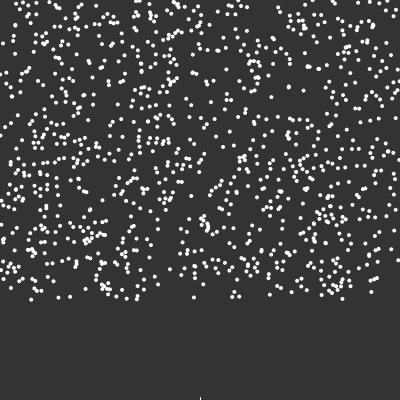
Frame 1 (no input)
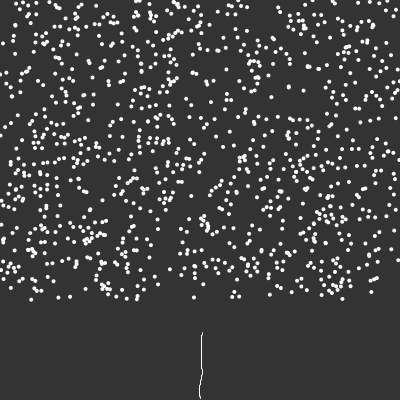
Frame 60 (the mouse pressed at the canvas centre just before this capture)
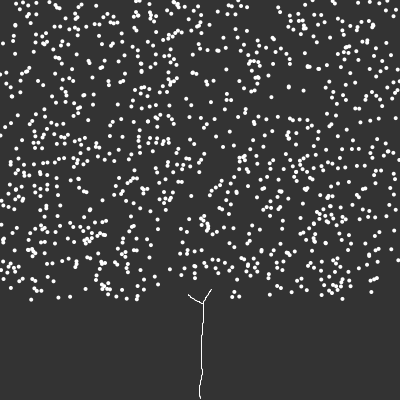
Frame 120 (the mouse held since frame 60 and released just before this capture)

The Processing sketch that drew these frames (run headless with seeded random() and noise(); from frame 60 on, the mouse is pressed at the canvas centre):

// Processing sketch: Fractal_Trees_SpaceColonization
// ── Fractal_Trees_SpaceColonization.pde
// Coding Train
// Coding Challenge 17 - Fractal Trees - Space Colonization
// https://www.youtube.com/watch?v=kKT0v3qhIQY&list=PLRqwX-V7Uu6ZiZxtDDRCi6uhfTH4FilpH&index=20

// Again javascript, recoding in Java

Tree t;
int max_dist = 100;
int min_dist = 10;

void setup(){
  size(400,400);

  t = new Tree();
}

void draw(){
  background(51);

  t.show();
  t.grow();
}
// ── Branch.pde
class Branch {
  public Branch parent;
  public PVector pos;
  public PVector dir;
  public int count;
  
  Branch(Branch _parent, PVector _pos, PVector _dir){
    pos = _pos;
    dir = _dir;
    parent = _parent;
    count = 0;
  }
  
  public Branch next(){
    Branch nextBranch = new Branch(this,
                                   PVector.add(pos, dir),
                                   dir.copy());
    return nextBranch;
  }

  public void show(){
    stroke(255);
    if (parent != null){
      line(pos.x, pos.y, parent.pos.x, parent.pos.y);
    }
  }
}
// ── Leaf.pde
class Leaf{
  public PVector pos;
  public Boolean reached;
  
  Leaf(){
    pos = new PVector(random(width), random(height-100));
    reached = false;
  }
  
  public void show(){
    fill(255);
    noStroke();
    ellipse(pos.x, pos.y, 4, 4);
  }
}
// ── Tree.pde
class Tree{
  public ArrayList<Leaf> leaves;
  public ArrayList<Branch> branches;
  
  Tree(){
    leaves = new ArrayList<Leaf>();
    
    for (int i = 0; i < 1000; i++){
      leaves.add(new Leaf());
    }

    Branch root = new Branch(null,
                             new PVector(width/2,height), 
                             new PVector(0, -1));
    branches = new ArrayList<Branch>();
    branches.add(root);
    
    
    Branch current = root;
    Boolean found = false;
    while (!found){
      for (Leaf l : leaves){
        float d = PVector.dist(current.pos, l.pos);
        if (d < max_dist){
          found = true;
        }
      }
      if (!found){
        Branch b = current.next();
        current = b;
        branches.add(current);
      }
    }
  }

  public void grow(){
    for (Leaf l : leaves){
      Branch closestBranch = null;
      float record = 100000;
      for (Branch b : branches){
         float dist = PVector.dist(l.pos, b.pos);
         if (dist < min_dist){
           l.reached = true;
           closestBranch = null;
           break;
         } else if (dist > max_dist){
           // do nothing
         } else if (closestBranch == null || dist < record){
           closestBranch = b;
           record = dist;
         }
      }
      
      if (closestBranch != null){
        PVector newDir = PVector.sub(l.pos, closestBranch.pos);
        newDir.normalize();
        closestBranch.dir.add(newDir);
        closestBranch.count++;                                      
      }
    }
    
    for (int i = leaves.size()-1; i >= 0; i--){
      Leaf l = leaves.get(i);
      if (l.reached){ leaves.remove(l); }
    }
    
    for (int i = branches.size()-1; i >= 0; i--){
      Branch b = branches.get(i);
      if (b.count > 0){
        b.dir.div(b.count);
        Branch newBranch = new Branch(b,
                                      PVector.add(b.pos, b.dir),
                                      b.dir.copy());
        branches.add(newBranch);                                      
      } else {
        branches.remove(b);   // enormous speedup so we don't recalculate every branch
      }
    }
  }

  public void show(){
    for (Leaf l : leaves){
      l.show();
    }
    for (Branch b : branches){
      b.show(); 
    }
  }
}
